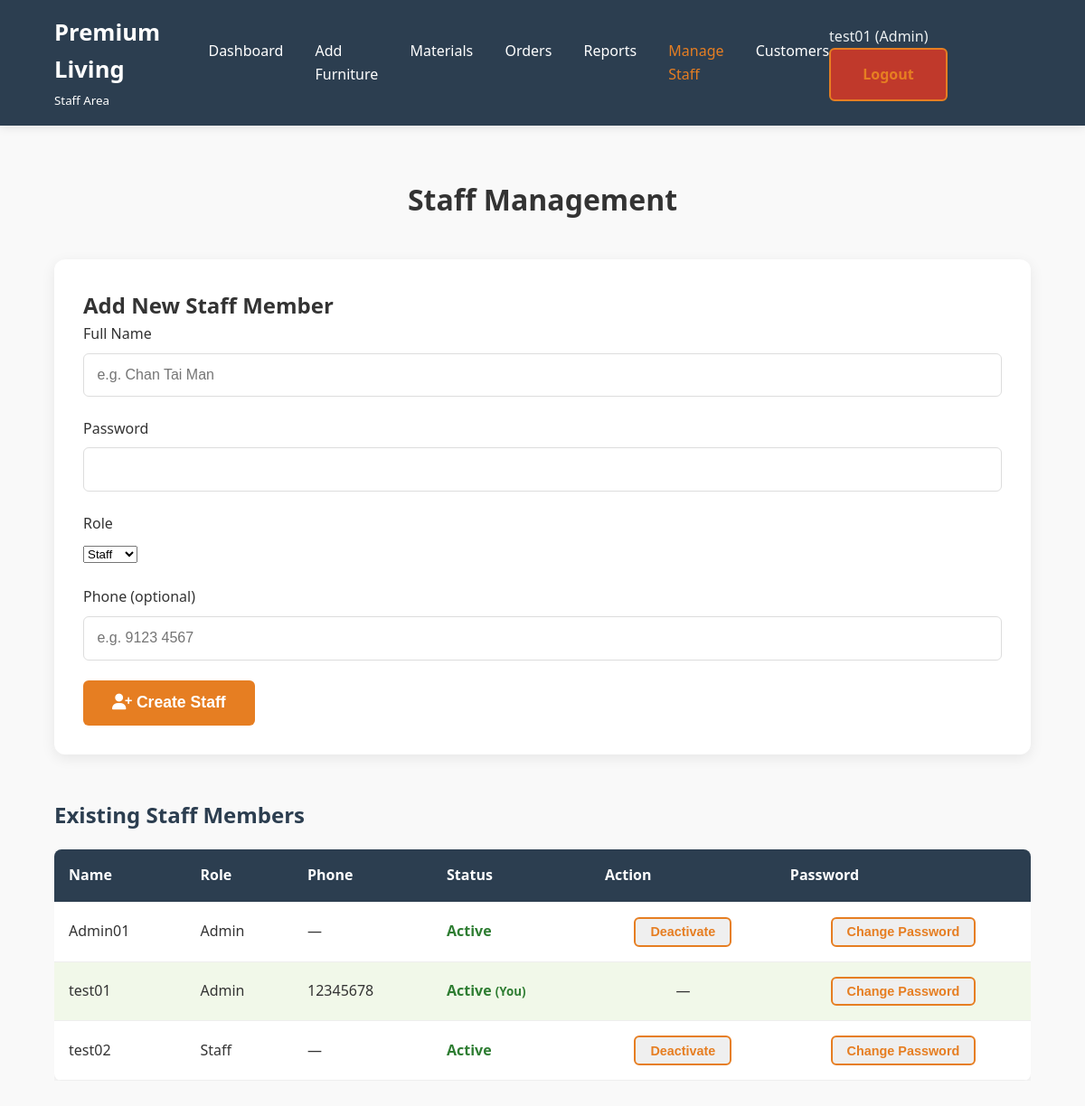
The page /staff/staff_manage.php (signed in) on the database its author committed.
### tables this page shows
CREATE TABLE `staffs` (
  `sid` int(11) NOT NULL,
  `spassword` varchar(255) NOT NULL,
  `sname` varchar(255) NOT NULL,
  `srole` varchar(50) NOT NULL,
  `stel` varchar(20) NOT NULL,
  `sstatus` tinyint(1) NOT NULL
);

### staff/staff_manage.php (the view, shortened to what this page needs)
<?php
$role = isset($_SESSION['staff_role']) ? strtolower(trim($_SESSION['staff_role'])) : '';
$is_admin = ($role === 'admin' || $role === 'administrator');
include '../connections/dbconn.php';
$staff_list = [];
$result = mysqli_query($conn, "
    SELECT sid, sname, srole, stel, sstatus
    FROM Staffs
    ORDER BY sname ASC
");
while ($row = mysqli_fetch_assoc($result)) {
    $staff_list[] = $row;
}
?>
<!DOCTYPE html>
<html lang="en">
<head>
    <link rel="stylesheet" href="../css/style.css">
    <link rel="stylesheet" href="https://cdnjs.cloudflare.com/ajax/libs/font-awesome/6.5.0/css/all.min.css" />
</head>
<body>
    <header class="navbar">
        <div class="logo">
            <h2>Premium Living</h2>
            <small>Staff Area</small>
        </div>
        <nav class="nav-links">
            <a href="dashboard.php">Dashboard</a>
            <a href="furniture_add.php">Add Furniture</a>
            <a href="materials_add.php">Materials</a>
            <a href="orders_manage.php">Orders</a>
            <a href="report.php">Reports</a>
            <a href="staff_manage.php" class="active">Manage Staff</a>
            <a href="customers_view.php">Customers</a>
        </nav>
        <div class="nav-right">
            <span style="color:#ecf0f1; margin-right:1.2rem;">
                <?= htmlspecialchars($_SESSION['staff_name'] ?? 'Admin') ?> (Admin)
            </span>
            <a href="logout.php" class="btn-outline logout-btn">Logout</a>
        </div>
    </header>
    <div class="dashboard-container">
        <h1 class="section-title" style="margin-top:1.5rem;">Staff Management</h1>
        <div class="form-container">
            <h2>Add New Staff Member</h2>
            <form method="POST">
                <div class="form-group">
                    <label>Full Name</label>
                    <input type="text" name="sname" required placeholder="e.g. Chan Tai Man">
                </div>
                <div class="form-group">
                    <label>Password</label>
                    <input type="password" name="spassword" required minlength="6">
                </div>
                <div class="form-group">
                    <label>Role</label>
                    <select name="srole" required>
                        <option value="staff">Staff</option>
                    </select>
                </div>
                <div class="form-group">
                    <label>Phone (optional)</label>
                    <input type="text" name="stel" placeholder="e.g. 9123 4567">
                </div>
                <button type="submit" class="btn-login" style="width:auto; padding:0.9rem 2rem;">
                    <i class="fas fa-user-plus"></i> Create Staff
                </button>
            </form>
        </div>
        <h2 style="margin: 3rem 0 1.2rem; color:#2c3e50;">Existing Staff Members</h2>
        <?php if (empty($staff_list)): ?>
            <p style="text-align:center; color:#777; padding:2rem;">No staff records found.</p>
        <?php else: ?>
            <div style="overflow-x:auto;">
                <table class="staff-table">
                    <thead>
                        <tr>
                            <th>Name</th>
                            <th>Role</th>
                            <th>Phone</th>
                            <th>Status</th>
                            <th>Action</th>
                            <th>Password</th>
                        </tr>
                    </thead>
                    <tbody>
                        <?php foreach ($staff_list as $staff): ?>
                            <tr class="<?= $staff['sid'] == $_SESSION['staff_id'] ? 'current-user-row' : '' ?>">
                                <td><?= htmlspecialchars($staff['sname']) ?></td>
                                <td><?= htmlspecialchars(ucfirst($staff['srole'])) ?></td>
                                <td><?= htmlspecialchars($staff['stel'] ?: '—') ?></td>
                                <td class="<?= $staff['sstatus'] ? 'status-active' : 'status-inactive' ?>">
                                    <?= $staff['sstatus'] ? 'Active' : 'Inactive' ?>
                                    <?php if ($staff['sid'] == $_SESSION['staff_id']): ?>
                                        <small>(You)</small>
                                    <?php endif; ?>
                                </td>
                                <td style="text-align:center;">
                                    <?php if ($staff['sid'] != $_SESSION['staff_id']): ?>
                                        <form method="POST" style="display:inline;"
                                            onsubmit="return confirm('Are you sure you want to <?= $staff['sstatus'] ? 'deactivate' : 'reactivate' ?> this staff member?');">
                                            <button type="submit" class="btn-outline toggle-btn">
                                                <?= $staff['sstatus'] ? 'Deactivate' : 'Activate' ?>
                                            </button>
                                        </form>
                                    <?php else: ?>
                                        —
                                    <?php endif; ?>
                                </td>
                                <td style="text-align:center;">
                                    <?php if ($is_admin): ?>
                                        <form method="POST" action="password_change.php" style="display:inline;">
                                            <button type="submit" class="btn-outline toggle-btn">
                                                Change Password
                                            </button>
                                        </form>
                                    <?php else: ?>
                                        —
                                    <?php endif; ?>
                                </td>
                            </tr>
                        <?php endforeach; ?>
                    </tbody>
                </table>
            </div>
        <?php endif; ?>
    </div>
</body>
</html>

### css/style.css (style rules this page uses)
* { margin: 0; padding: 0; box-sizing: border-box; }
body { font-family: 'Segoe UI', Tahoma, Geneva, Verdana, sans-serif; line-height: 1.6; color: #333; background-color: #f9f9f9; }
.navbar { display: flex; justify-content: space-between; align-items: center; background-color: #2c3e50; padding: 1rem 5%; color: white; position: sticky; top: 0; z-index: 1000; box-shadow: 0 2px 10px rgba(0, 0, 0, 0.1); }
.logo h2 { font-size: 1.6rem; }
.nav-links { display: flex; gap: 2.2rem; }
.nav-links a { color: white; text-decoration: none; font-weight: 500; transition: color 0.3s; }
.nav-links a:hover, .nav-links a.active { color: #e67e22; }
.btn-primary, .btn-outline { display: inline-block; padding: 0.9rem 2.2rem; text-decoration: none; border-radius: 6px; font-weight: 600; transition: all 0.3s; }
.btn-outline { border: 2px solid #e67e22; color: #e67e22; }
.section-title { text-align: center; margin: 4rem 0 2.5rem; }
.form-group { margin-bottom: 1.4rem; }
.form-group label { display: block; margin-bottom: 0.5rem; font-weight: 500; color: #333; }
.form-group input { width: 100%; padding: 0.9rem; border: 1px solid #ddd; border-radius: 6px; font-size: 1rem; }
.btn-login { width: 100%; padding: 1rem; background: #e67e22; color: white; border: none; border-radius: 6px; font-size: 1.1rem; font-weight: 600; cursor: pointer; transition: background 0.3s; }
a, a:hover, a:visited, a:active { color: inherit; text-decoration: none; }
.dashboard-container { padding: 2rem 5%; max-width: 1400px; margin: 0 auto; }
.logout-btn { background: #c0392b !important; }
.form-container { background: white; padding: 2rem; border-radius: 12px; box-shadow: 0 4px 15px rgba(0,0,0,0.08); margin-bottom: 2.5rem; }
.staff-table { width: 100%; border-collapse: collapse; background: white; box-shadow: 0 4px 15px rgba(0,0,0,0.08); border-radius: 8px; overflow: hidden; }
.staff-table th, .staff-table td { padding: 1rem; text-align: left; border-bottom: 1px solid #eee; }
.staff-table th { background: #2c3e50; color: white; font-weight: 600; }
.current-user-row { background: #f1f8e9 !important; font-weight: 500; }
.status-active { color: #2e7d32; font-weight: bold; }
.toggle-btn { padding: 0.4rem 1rem; font-size: 0.9rem; min-width: 100px; }

### rows shown on the page
staffs: sname "Admin01", srole "Admin", stel "—", sstatus "Active"
staffs: sname "test01", srole "Admin", stel "12345678", sstatus "Active", shows "(You)"
staffs: sname "test02", srole "Staff", stel "—", sstatus "Active"

### other values the page prints
$_SESSION['staff_name'] "test01"
